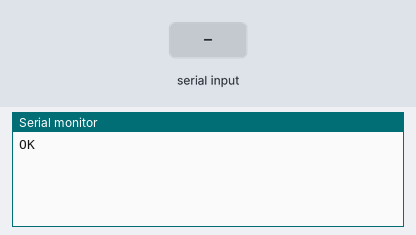
This sketch was run on a simulated Arduino Uno, built with avr-gcc and run on an emulated ATmega328P. Parts: the last lines printed to the serial monitor. The test bench sets the inputs (shaded band). The modem accepts every AT command (registered, SIM ready, sends succeed) and sends nothing else.

Above: at 2.3 s.
2.4 s: "1" received over the second serial link
At 2.8 s:
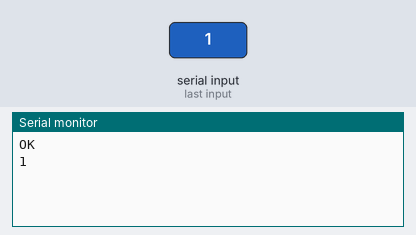
3.9 s: "0" received over the second serial link
At 5.2 s:
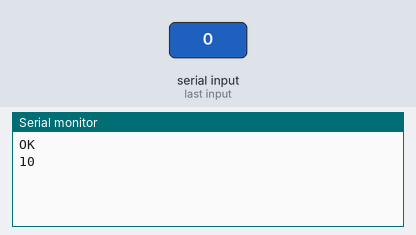

The sketch:

sketch_may14a.ino
```cpp
#include <SoftwareSerial.h>    // Incluimos a livraria SoftwareSerial
SoftwareSerial mySerial(8, 9); // Declaramos os pinos RX(8) y TX(9) que vamos a usar

void setup(){
Serial.begin(9600);       // Iniciamos a comunicação serie
mySerial.begin(9600);     // Iniciamos uma segunda comunicação serie
delay(1000);              // Pausa de 1 segundo
EnviaSMS();               // Chamada a função que envia o SMS
}

void loop(){
if (mySerial.available()){          // Se a comunicação SoftwareSerial tem dados
  Serial.write(mySerial.read());    // Obtemo-los por comunicação serie normal
}

if (Serial.available()){            // Se a comunicação serie normal tem dados
  while(Serial.available()) {       // e enquanto tenha dados para mostrar
    mySerial.write(Serial.read());  // Obtemos pela comunicação SoftwareSerial
  }
  mySerial.println();               // Enviamos um fim de linha
}
}

// Função para o envio de um SMS
void EnviaSMS(){
 mySerial.println("AT");                 // Activamos a função de envio de SMS
 delay(100);                                    // Pequena pausa
}
```

Measured:
- after the input at 2.4 s, the serial monitor: prints a new line at once (image 1)
- after the input at 3.9 s, the serial monitor: prints a new line at once (image 2)
